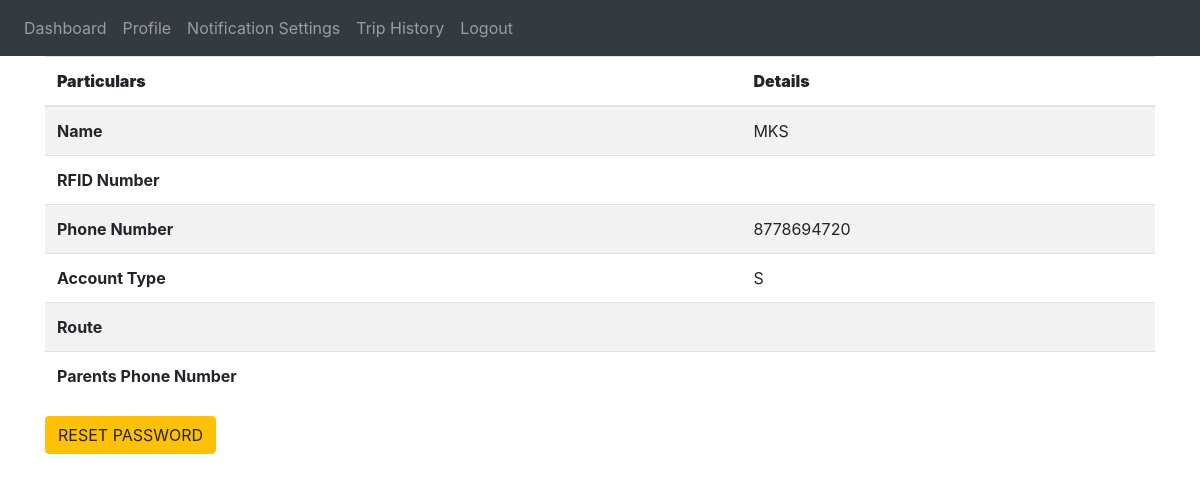
The page /student-profile (signed in) on the database its author committed.
### website/models.py (models this page shows)
class User(db.Model, UserMixin):
    id = db.Column(db.Integer, primary_key=True)
    name = db.Column(db.String(30))
    email = db.Column(db.String(50), unique=True)
    password = db.Column(db.String(25))
    phone_number = db.Column(db.String(15))
    type = db.Column(db.String(1))
    rfid_number = db.Column(db.String(10))

### website/views.py (the view)
@views.route('/student-profile', methods=['GET', 'POST'])
@login_required
def student_profile():
    student_detail = Student_details.query.filter_by(id = current_user.id).first()
    return render_template("student_profile.html" , user = current_user,
    student_detail = student_detail)

### website/__init__.py (called while the page is built)
def create_app():
    app = Flask(__name__)
    app.config['SECRET_KEY'] = '#itsactuallyapassword'
    app.config['SQLALCHEMY_DATABASE_URI'] = f'sqlite:///{DB_NAME}'
    db.init_app(app)
    from .views import views
    from .auth import auth
    app.register_blueprint(views, url_prefix='/')
    app.register_blueprint(auth, url_prefix='/')
    from .models import User
    create_database(app)
    login_manager = LoginManager()
    login_manager.login_view = 'auth.login'
    login_manager.init_app(app)
    @login_manager.user_loader
    def load_user(id):
        return User.query.get(int(id))
    return app

### website/templates/student_profile.html (shortened to what this page needs)
{% extends "base.html" %}
{% block content %}
<div>
  <table class="table table-striped">
    <thead>
      <tr>
        <th scope="col" ><b>Particulars</b></th>
        <th scope="col"><b>Details</b></th>
      </tr>
    </thead>
    <tbody>
      <tr>
        <th scope="row">Name</th>
        <td>{{user.name}}</td>
      </tr>
      <tr>
        <th scope="row">RFID Number</th>
        <td>{{user.account_number}}</td>
      </tr>
      <tr>
        <th scope="row">Phone Number</th>
        <td>{{user.phone_number}}</td>
      </tr>
      <tr>
        <th scope="row">Account Type</th>
        <td>{{user.type}}</td>
      </tr>
      <tr>
        <th scope="row">Route</th>
        <td>{{student_detail.route}}</td>
      </tr>
      <tr>
        <th scope="row">Parents Phone Number</th>
        <td>{{student_detail.parents_phone}}</td>
      </tr>
    </tbody>
  </table>
  <a class="btn  btn-warning " href="/conductor-utility-repair-alert/ " role="button"  >RESET PASSWORD</a><br>
  </div>
{% endblock %}

### rows shown on the page
User: name "MKS", phone_number "8778694720", type "S"
